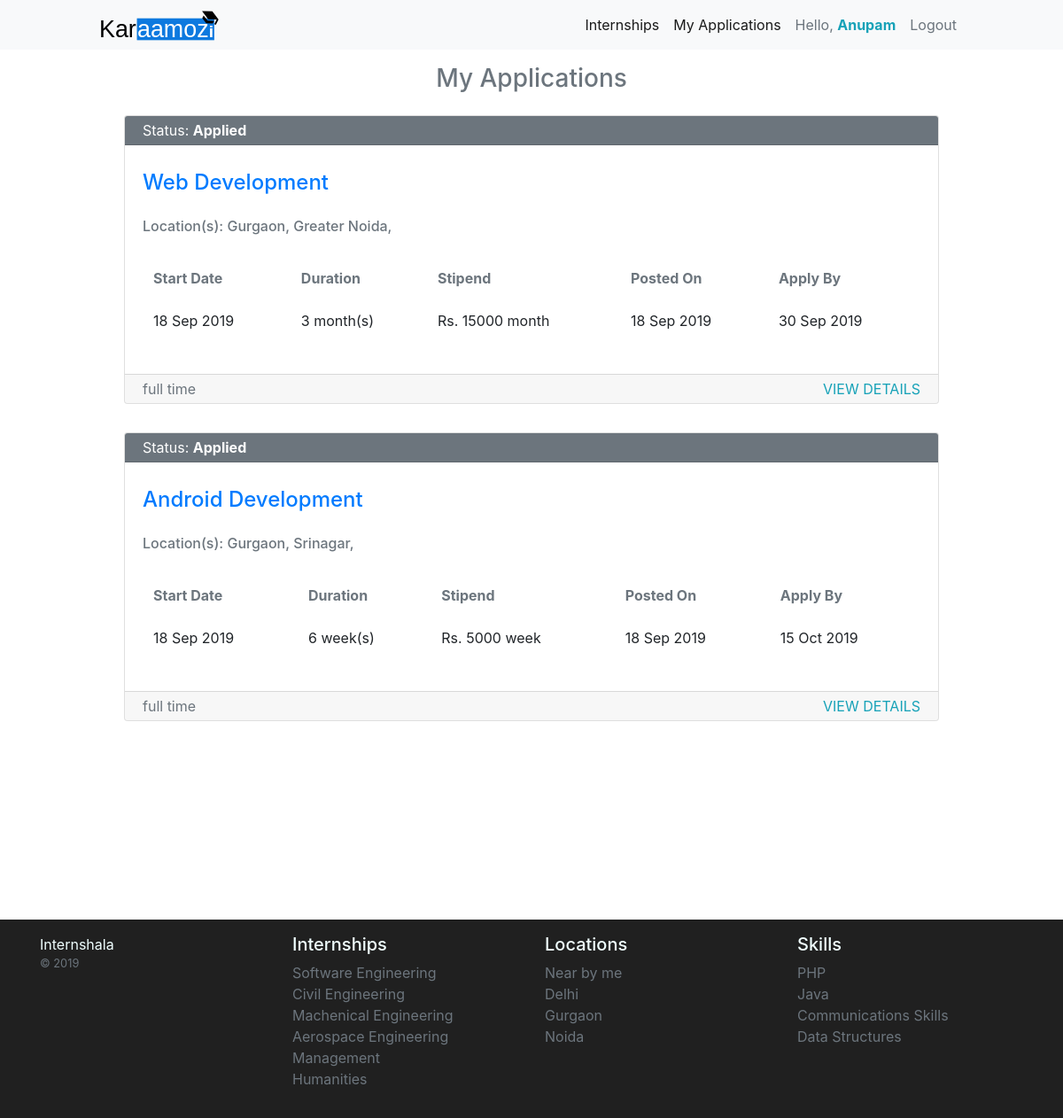
/my-applications.php (signed in), run on the app's committed database.
### tables this page shows
CREATE TABLE `students` (
  `id` int(11) NOT NULL,
  `first_name` varchar(152) NOT NULL,
  `last_name` varchar(152) DEFAULT NULL,
  `email_id` varchar(252) NOT NULL,
  `password` varchar(300) NOT NULL,
  `gender` varchar(10) DEFAULT 'male',
  `mobile` varchar(20) NOT NULL,
  `projects` text,
  `created_at` datetime NOT NULL DEFAULT CURRENT_TIMESTAMP
);

CREATE TABLE `applied_internships` (
  `id` int(11) NOT NULL,
  `student_id` int(11) NOT NULL,
  `internship_id` int(11) NOT NULL,
  `applied_on` datetime NOT NULL DEFAULT CURRENT_TIMESTAMP,
  `application_status` varchar(20) NOT NULL DEFAULT 'Applied'
);

CREATE TABLE `internships` (
  `id` int(11) NOT NULL,
  `title` varchar(252) NOT NULL,
  `start_date` varchar(50) NOT NULL,
  `end_date` varchar(20) NOT NULL,
  `posted_by` int(11) NOT NULL,
  `duration` int(11) NOT NULL,
  `stipend` int(11) NOT NULL,
  `duration_week` tinyint(1) NOT NULL DEFAULT '0',
  `stipend_week` tinyint(1) NOT NULL DEFAULT '0',
  `about_internship` mediumtext NOT NULL,
  `number_of_interns` int(11) NOT NULL,
  `who_can` mediumtext NOT NULL,
  `part_time_allowed` tinyint(1) NOT NULL DEFAULT '1',
  `posted_at` datetime NOT NULL DEFAULT CURRENT_TIMESTAMP
);

CREATE TABLE `internship_locations` (
  `id` int(11) NOT NULL,
  `internship_id` int(11) NOT NULL,
  `location_id` int(11) NOT NULL
);

CREATE TABLE `locations` (
  `id` int(11) NOT NULL,
  `city_name` varchar(252) NOT NULL,
  `city_state` varchar(100) NOT NULL
);

### partials/student-auth-control.php (called while the page is built, shortened)
<?php
 if(isset($_SESSION['loggedin']) && isset($_SESSION['student']) && isset($_SESSION['email']) && $_SESSION['student'] == 1){
    $result = $obj->fetchConditionally("students", "email_id", $_SESSION['email']);
    $student_control = 1;
    $employer_control = 0;
    foreach ($result as $student) {
        $student_id = $student['id'];
        $first_name = $student['first_name'];
    }
}else{
    header('location: index.php');
 }

### config/db.php (called while the page is built, shortened)
<?php
  class Database {
    public function __construct(){
        try {
            $this -> con = mysqli_connect("localhost", "root", "root", "karaamozi");
        }catch(Exception $e){
            die($e->getMessage());
        }
    }
  }

### action/core.php (called while the page is built, shortened)
<?php
class dataOperaion extends Database {
   public function custom_query($query){
    $array = array();
    $result = mysqli_query($this->con, $query);
    while($row = mysqli_fetch_assoc($result)){
    $array[] = $row;
    }
    return $array;
  }
public function fetchConditionally($table, $where, $candition, $limit = 500)
{
  $query = "SELECT * FROM " . $table . " WHERE " . $where . " = '$candition' LIMIT $limit";
  $array = array();
  $result = mysqli_query($this->con, $query);
  while ($row = mysqli_fetch_assoc($result)) {
    $array[] = $row;
  }
  return $array;
}
}

### my-applications.php (the view, shortened to what this page needs)
<?php
include('./config/db.php');
include('./action/core.php');
$obj = new dataOperaion;
include('./partials/student-auth-control.php');
?>
<!doctype html>
<html lang="en">
<head>
    <link rel="stylesheet" href="https://stackpath.bootstrapcdn.com/bootstrap/4.3.1/css/bootstrap.min.css">
    <link rel="stylesheet" href="./assets/css/style.css">
</head>
<body>
    <?php include('./partials/nav.php'); ?>
    <div class="container">
        <div class="row">
            <div class="col-md-12">
                <h3 class="pt-3 text-center text-muted">My Applications</h3>
            </div>
        </div>
        <?php
        $sql = "SELECT ai.*, i.* FROM internships i INNER JOIN
        applied_internships ai ON i.id = ai.internship_id INNER JOIN
        students s ON ai.student_id = s.id WHERE s.id = $student_id";
        $internships = $obj->custom_query($sql);
        foreach ($internships as $row) {
            $internship_id = $row['internship_id'];
            $title = $row['title'];
            $start_date = $row['start_date'];
            $end_date = $row['end_date'];
            $duration = $row['duration'];
            $stipend = $row['stipend'];
            $duration_week = $row['duration_week'];
            $stipend_week = $row['stipend_week'];
            $part_time_allowed = $row['part_time_allowed'];
            $posted_at = $row['posted_at'];
            $status = $row['application_status'];
            if($status == 'Applied'){
                $class = 'bg-secondary text-white';
            }elseif($status == 'In Touch'){
                $class = 'bg-warning text-white';
            }elseif($status == 'Shortlisted'){
                $class = 'bg-primary text-white';
            }elseif($status == 'Rejected'){
                $class = 'bg-danger text-white';
            }elseif($status == 'Selected'){
                $class = 'bg-success text-white';
            }
            ?>
            <div class="row py-3">
                <div class="col-md-10 m-auto">
                    <div class="card">
                        <div class="card-header py-1 mb-0 <?= $class ?>">
                            <span>Status: <b><?= $status ?></b></span>
                        </div>
                        <div class="card-body">
                            <h4 class="py-2"><a href="internship-details.php?id=<?= $internship_id ?>"><?= $title ?></a></h4>
                            <h6 class="card-subtitle my-4 text-muted">Location(s):
                                <?php
                                    $sql = "SELECT * FROM internship_locations il INNER JOIN locations l ON il.location_id = l.id WHERE il.internship_id = $internship_id";
                                    $locations = $obj->custom_query($sql);
                                    foreach ($locations as $loc) {
                                        echo $loc['city_name'] . ', ';
                                    }
                                    ?>
                            </h6>
                            <div class="table-responsive">
                                <table class="table table-borderless">
                                    <thead>
                                        <tr class="text-muted">
                                            <th>Start Date</th>
                                            <th>Duration</th>
                                            <th>Stipend</th>
                                            <th>Posted On</th>
                                            <th>Apply By</th>
                                        </tr>
                                    </thead>
                                    <tbody>
                                        <tr>
                                            <td><?= date('d M Y', strtotime($start_date)); ?></td>
                                            <td><?= $duration, $duration_week == 0 ? '<span> month(s)</span>' : '<span> week(s)</span>' ?> </td>
                                            <td>Rs. <?= $stipend, $stipend_week == 0 ? '<span> month</span>' : '<span> week</span>' ?></td>
                                            <td><?= date('d M Y', strtotime($posted_at)); ?></td>
                                            <td><?= date('d M Y', strtotime($end_date)); ?></td>
                                        </tr>
                                    </tbody>
                                </table>
                            </div>
                        </div>
                        <div class="card-footer py-1">
                            <?php
                                if ($part_time_allowed == 0) {
                                    echo '<span class="text-muted float-left">full time</span>';
                                } else {
                                    echo '<span class="text-muted float-left">part time allowed</span>';
                                }
                                ?>
                            <a class="float-right text-info" href="internship-details.php?id=<?= $internship_id ?>">VIEW DETAILS</a>
                        </div>
                    </div>
                </div>
            </div>
        <?php } ?>
    </div>
    <?php include('./partials/footer.php'); ?>
</body>
</html>

### partials/nav.php (shortened to what this page needs)
<nav class="navbar navbar-expand-lg navbar-light bg-light">
  <a href="index.php" class="pl-md-6rem brand-logo">
    <img src="./assets/images/logo.svg" alt="Mahmood Hussain" style="height: 40px;">
  </a>
  <div class="collapse navbar-collapse" id="navbarNavDropdown">
    <ul class="navbar-nav ml-md-auto pr-md-6rem">
      <li class="nav-item active">
        <a class="nav-link" href="index.php">Internships <span class="sr-only">(current)</span></a>
      </li>
      <?php
      if ($student_control == 0 && $employer_control == 1) {
        echo '<li class="nav-item active">
      <a class="nav-link" href="post-internship.php">Post an Internship</a>
    </li>
    <li class="nav-item active">
      <a class="nav-link" href="my-internships.php">My Internships</a>
    </li>
    <li class="nav-item active">
      <a class="nav-link" href="applications-received.php">Applications</a>
    </li>
    <li class="nav-item active">
      <span class="nav-link text-muted" href="#">Hello, <b class="text-info">' . $first_name . '</b></span>
    </li>
    <li class="nav-item active">
      <a class="nav-link text-muted" href="logout.php">Logout</a>
    </li>
    ';
      } elseif ($student_control == 1 && $employer_control == 0) {
        echo '<li class="nav-item active">
        <a class="nav-link" href="my-applications.php">My Applications</a>
      </li>
      <li class="nav-item active">
        <span class="nav-link text-muted" href="#">Hello, <b class="text-info">' . $first_name . '</b></span>
      </li>
      <li class="nav-item active">
        <a class="nav-link text-muted" href="logout.php">Logout</a>
      </li>
      ';
      }
      ?>
    </ul>
  </div>
</nav>

### assets/css/style.css (style rules this page uses)
a { text-decoration: none !important; }
@media (min-width: 768px) { .pr-md-6rem, .px-md-6rem { padding-right: 6rem !important; } }
@media (min-width: 768px) { .pl-md-6rem, .px-md-6rem { padding-left: 6rem !important; } }

### data on the page
students: first_name "Anupam"
applied_internships: application_status "Applied", internship.title "Web Development", internship.start_date "18 Sep 2019", internship.duration "3", shows "month(s)", internship.stipend "15000", internship.posted_at "18 Sep 2019", internship.end_date "30 Sep 2019"
internship_locations: location.city_name "Gurgaon"
internship_locations: location.city_name "Greater Noida"
applied_internships: application_status "Applied", internship.title "Android Development", internship.start_date "18 Sep 2019", internship.duration "6", shows "week(s)", internship.stipend "5000", internship.posted_at "18 Sep 2019", internship.end_date "15 Oct 2019"
internship_locations: location.city_name "Gurgaon"
internship_locations: location.city_name "Srinagar"
